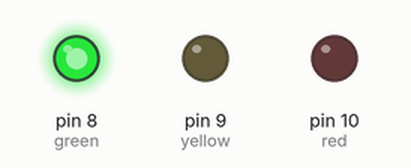
Recording of a sketch running on a simulated Arduino Uno, built with avr-gcc and run on an emulated ATmega328P. On the bench: output pins drawn as LEDs (lit = HIGH).

Above: at 1.0 s.
At 3.0 s:
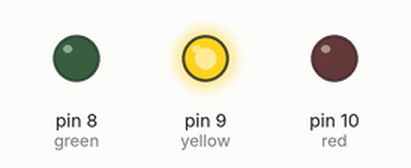
At 5.0 s:
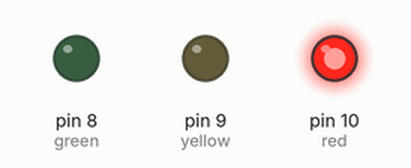
Timing chart, 0 to 7.8 s (numbered marks = the images above):
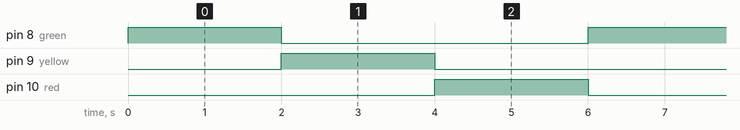

Measured:
- by itself, pin 8 (green), pin 9 (yellow), pin 10 (red): alternates HIGH for 2.0 s and LOW for 4.0 s
- by itself, everything shown: repeats every 6.0 s, in 4 steps

The sketch:

Traffic_light.ino
```cpp
int red = 10;
int yellow = 9;
int green = 8;
void setup() {
  pinMode(red, OUTPUT);
  pinMode(yellow, OUTPUT);
  pinMode(green, OUTPUT);
}

void loop() {
  digitalWrite(green, HIGH);
  delay(2000);
  digitalWrite(green, LOW);

  digitalWrite(yellow, HIGH);
  delay(2000);
  digitalWrite(yellow, LOW);

  digitalWrite(red, HIGH);
  delay(2000);
  digitalWrite(red, LOW);
}
```
